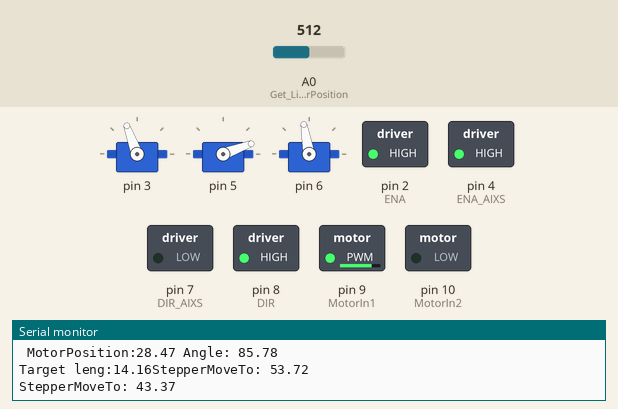
The sketch below on a simulated Arduino Uno, built with avr-gcc and run on an emulated ATmega328P. On the bench: 3 × servo, switched loads named in the sketch (green lamp = pin HIGH), the last lines printed to the serial monitor. Dashed ring = blinking. Inputs (shaded band) come from the test bench; at power-on: A0 (Get_LinearMotorPosition) = 512. Pins used as bus, display or sensor lines are not drawn.

Above: at 23.3 s.
23.4 s: A0 (Get_LinearMotorPosition) set to 716
At 26.2 s:
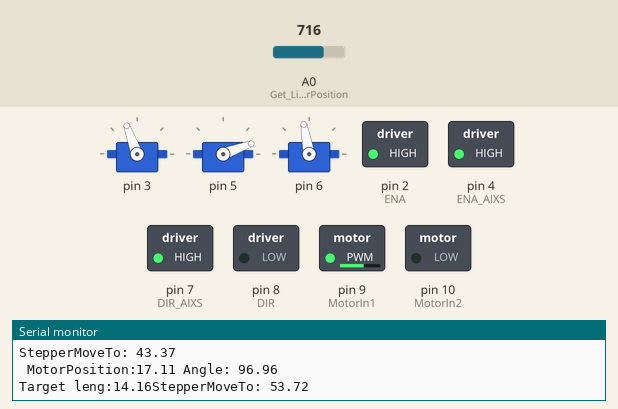
At 29.4 s:
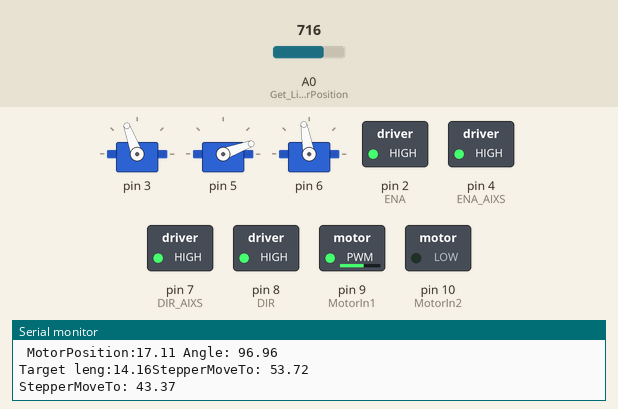
30.2 s: A0 (Get_LinearMotorPosition) set to 900
At 35.8 s:
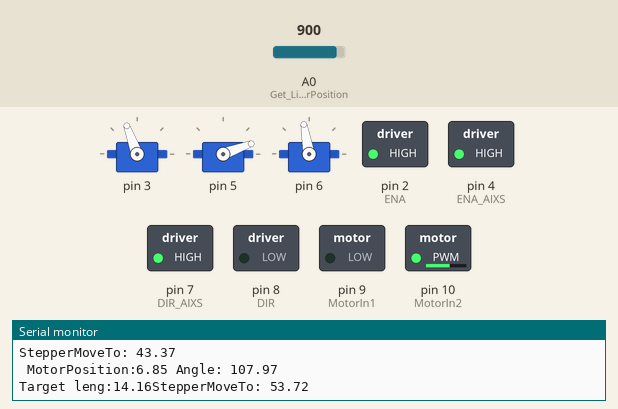
Timing chart, 0 to 45.9 s (numbered marks = the images above; inputs shaded):
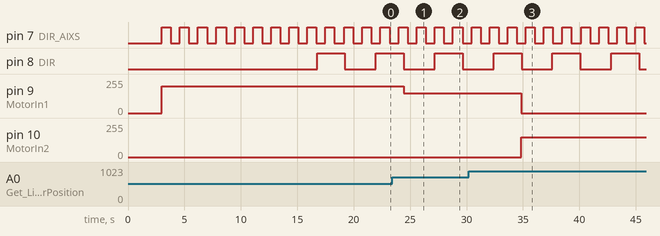

The sketch:

COMBINE_All.ino
```cpp
#include <math.h>
#include <Servo.h>
////////////////////////////////////TIMMER SETUP
#define STEP_LONGER 0
#define STEP_SHORTER 1
#define bbs(x)  (1<<x)
 // Microstep=16; 1.8deg per step, one revolution = 3200steps
  //one revolution = 8mm. 3200 steps=8mm.
  // one timer tick = 1/2 period => 800 ticks per mm
#define length_steps_parm 800

// Prescaler = 64
//16Mhz/64=0.25Mhz 1/0.25=4us 4*10=40us =>

const uint8_t myTOP = 39;

//40 us * 5 =200 us

volatile int StepperSpeed = 0;
volatile int Timer2_Clock_tick = 0;
// stepperSwitch=1: stepper will move
//              =0: stops
volatile boolean stepperSwitch=false;
//volatile RotateGivenSteps=-1;
volatile int StepCounter=0;
volatile bool DirectionFlag=-1;
volatile int Stepper_TargetSteps=0;

// Assume the shifter is in 0 mm
int stepperPosition=0;

/////////////////////////////////ROTATE STEPPER SETUP
// the setup function runs once when you press reset or power the board
const int CP_AIXS =  11;
const int DIR_AIXS =  7;
const int ENA_AIXS =  4;
volatile int StepCounter_AXIS=0;
volatile bool DirectionFlag_AXIS=0;


//////////////////////////////////LINEAR STEPPER SETUP
const int CP =  12;
const int DIR =  8;
const int ENA =  2;

///////////////////////////////////Linear motor setup
//SERVO LINEAR MOTOR
int MotorIn1 = 9;
int MotorIn2 = 10;
float MotorPosition=-1;
float CurrentAngle_deg=-1;

int PWM_Val_1 = 0;
int PWM_Val_2 = 0;

//****************************************************

/*****************************For controlling Servos*******************/

typedef struct {
#define NUM_SERVOS 3
  //For servos
  int numServos;
  int servoPins[NUM_SERVOS];
  int servoAngles[NUM_SERVOS];// Stands for servo a-d
  Servo myservo[NUM_SERVOS];
  int pos;
  int MaxChars;   // an int string contains up to 5 digits and is terminated
          //by a 0 to indicate end of string

  char strValue[NUM_SERVOS]; // must be big enough for digits and terminating null
  int index ; // the index into the array storing the received digits


}ServoGlobal;
ServoGlobal MyServoGlobal;

/**
 * Initialize Servos
 * */
void InitServos(){

  //Initialize the global variables

  MyServoGlobal.numServos=NUM_SERVOS;
  MyServoGlobal.servoPins[0] = 3;// servos on pins 8 through 11
  MyServoGlobal.servoPins[1] = 5;// servos on pins 8 through 11
  MyServoGlobal.servoPins[2] = 6;// servos on pins 8 through 11

  MyServoGlobal.myservo;
  MyServoGlobal.pos =0;
  MyServoGlobal.MaxChars = 2; // an int string contains up to 5
                //digits and is terminated by a 0 to
                // indicate end of string
  MyServoGlobal.strValue;   // must be big enough for digits and terminating null
  MyServoGlobal.index = 0; // the index into the array storing the received digits

  //Initialize the hardwares

  for(int i=0; i < MyServoGlobal.numServos; i++){
  MyServoGlobal.myservo[i].attach(MyServoGlobal.servoPins[i]);}

    //Initiate servos' positing

    MyServoGlobal.servoAngles['a' - 'a']=110;
    MyServoGlobal.servoAngles['b' - 'a']=20;
    MyServoGlobal.servoAngles['c' - 'a']=100;


    MyServoGlobal.myservo['a' - 'a'].write(MyServoGlobal.servoAngles['a' - 'a']);
    MyServoGlobal.myservo['b' - 'a'].write(MyServoGlobal.servoAngles['b' - 'a']);
    MyServoGlobal.myservo['c' - 'a'].write(MyServoGlobal.servoAngles['c' - 'a']);

}

/**
 * Controlling Servos using serial port
 * */

void SerialControllingServos(){
  if( Serial.available())
    {
      char ch = Serial.read();
      if(MyServoGlobal.index <=
          MyServoGlobal.MaxChars && ch >= '0' && ch <= '9'){

        // add the ASCII character to the string;
        MyServoGlobal.strValue[MyServoGlobal.index++] = ch;

      } // is 'a' letter for our servos?
      else if(ch >= 'a' && ch <= 'a'+ MyServoGlobal.numServos)
       {

         // Serial.println(MyServoGlobal.strValue);

          // use atoi to convert the string to an int
          MyServoGlobal.pos = atoi(MyServoGlobal.strValue);

          MyServoGlobal.myservo[ch - 'a'].write(MyServoGlobal.pos);
          MyServoGlobal.index=0;
         // Serial.print(MyServoGlobal.strValue);
         // Serial.println(ch);

      }
    }
}


/////////////////////////////////////////////////////////
////////////////////////rotate stepper routine
void setup_rotateStepper(){
  pinMode(ENA_AIXS, OUTPUT);
  pinMode(DIR_AIXS, OUTPUT);
  pinMode(CP_AIXS,OUTPUT);

}

///////////RotateDirection1
/*

void RotateDirection1(int numSteps)
{
    if(StepCounter_AXIS%5000==0){
       DirectionFlag_AXIS=!DirectionFlag_AXIS;
      digitalWrite(DIR_AIXS, DirectionFlag_AXIS);
    }
  StepCounter_AXIS++;


}
*/

////////////Rotate back and force
void RotateStepper_ControlFromISR(){
  static boolean output_AXIS=HIGH;
  //Direction
  if(StepCounter_AXIS%5000==0){
    DirectionFlag_AXIS=!DirectionFlag_AXIS;
    digitalWrite(DIR_AIXS, DirectionFlag_AXIS);
    }
  StepCounter_AXIS++;

  digitalWrite(CP_AIXS,output_AXIS);
  output_AXIS=!output_AXIS;
  }


//**************************************************
//**************************************************

///// Interrupt Service Routine for TIMER2
ISR(TIMER2_COMPA_vect)
{
  SerialControllingServos();
   //Calling stepper control program

  RotateStepper_ControlFromISR();

  ISR_RotateGivenSteps();


}
void setup( ) {
  delay  (3000);
  Serial.begin(9600);
  //INIT TIMER2
  setMyTimer2( );

  //INIT DRIVER WIRES
  setElbowStepper();
  digitalWrite(ENA, HIGH);

  //LINEAR MOTOR SERVO
  SETUP_LinearMotor();

  //|Init servos
  InitServos();

  //setup rotate stepper
  setup_rotateStepper();
  digitalWrite(ENA_AIXS, HIGH);

}

void loop() {

  //shoulder Linear motor
  Get_LinearMotorPosition();
  Get_MotorServo_Angle();
  Set_LinearMotor_Angle(100);


  //TESTING STEPPER
  GivenAngle_Stepper(80);
  while(stepperSwitch==true){
 //SerialControllingServos();
  } //wait untile finishe current task


 GivenAngle_Stepper(90);
 while(stepperSwitch==true){
 //SerialControllingServos();
 } //wait untile finishe current task


}

void GivenAngle_Stepper(float target_deg){

  float a_sqr_add_b_sqr=57335.876;
  float two_ab=27817.2;
  //*0.01745329 to convert to rad

  float theta_deg=180-target_deg-11.7;
  float c=sqrt( a_sqr_add_b_sqr-two_ab*cos(theta_deg*0.01745329));

  //Comput how much to move for stepper
  float stepper_MIN_leng=184;
  float StepperMoveTo=c-stepper_MIN_leng;


  Stepper_MoveTo(StepperMoveTo);
   Serial.print("StepperMoveTo: ");
  Serial.println(StepperMoveTo);
  }

void Stepper_MoveTo(float Moveto_mm){
  // only run it when stepper stops to move
  if((stepperPosition==Moveto_mm)|(stepperSwitch==true)){
    return;
    }
  else if(stepperPosition<Moveto_mm){
    // move longer
    Stepper_ShiftGivenLength(Moveto_mm-stepperPosition,STEP_LONGER);

    stepperPosition=stepperPosition+(Moveto_mm-stepperPosition);
    }
  else{
    //move shorter
    Stepper_ShiftGivenLength(stepperPosition-Moveto_mm,STEP_SHORTER);
    stepperPosition=stepperPosition-(stepperPosition-Moveto_mm);
    }


  }

void Stepper_ShiftGivenLength(float Shift_mm,boolean Direction){
  // Microstep=16; 1.8deg per step, one revolution = 3200steps
  //one revolution = 8mm. 3200 steps=8mm.
  // one timer tick = 1/2 period => 800 ticks per mm
  unsigned int TicksNeed=(unsigned int) (length_steps_parm*Shift_mm);
  RotateGivenSteps(TicksNeed,Direction,2); //3200=>one revolution

  }

void RotateGivenSteps(float TargetSteps,float Direction,int rotate_speed){
      Stepper_TargetSteps=TargetSteps;
      DirectionFlag=Direction;
      StepperSpeed=rotate_speed;
      stepperSwitch=true;

      }


void ISR_RotateGivenSteps(){
  //Parameter: float StepperSpeed
  //           boolean DirectionFlag
  //           boolean DoneOneRevolution

  //if switch is off, return
  if(stepperSwitch==false) return;


   ++Timer2_Clock_tick ;
   // Elbow stepper
   if((Timer2_Clock_tick>=StepperSpeed)){
      Timer2_Clock_tick=0;

      static boolean output=HIGH;
      if(StepCounter==Stepper_TargetSteps){
        // If reach the target, reset all
        StepCounter=0;
        Stepper_TargetSteps=0;
        Timer2_Clock_tick=0;
        stepperSwitch=false;
        }
      else{
        digitalWrite(DIR, DirectionFlag);
        StepCounter++;
        digitalWrite(CP,output);
        output=!output;
        }
      }
  }


// setting elbow stepper driver
void setElbowStepper(){
  pinMode(ENA, OUTPUT);
  pinMode(DIR, OUTPUT);
  pinMode(CP,OUTPUT);

  }


  ///////////////////////////////////////////////////////
//The control program for Steper1(linear steper)
void Timer2_Stepper1Control( ) {
   static boolean output=HIGH;
  //Reverse Direction every 500 steps
  if(StepCounter%10000==0){
    DirectionFlag=!DirectionFlag;
    digitalWrite(DIR, DirectionFlag);
    }
  StepCounter++;

  digitalWrite(CP,output);
  output=!output;
}

void Set_LinearMotor_Angle(float Given_deg){
  float deg_rad=(3.14159265/180);
  float Angle_Beta=9.09;
  float Angle_Lamda=18.83;

  float leng_a=253.21;
  float leng_b=60.688;
  float MotorMinLength=207;

  float theta=180-Given_deg-Angle_Beta-Angle_Lamda;

  float given_rad=theta*deg_rad;
  float convert_cos_ratio=cos(given_rad);
  float Shift_Len=sqrt(leng_a*leng_a+leng_b*leng_b-2*leng_a*leng_b*convert_cos_ratio)-MotorMinLength;

  MotorServo_Shifting(Shift_Len);

  Serial.print("Target leng:");
  Serial.print(Shift_Len);

  }

void Get_LinearMotorPosition(){

  //position
  float sensorValue = analogRead(A0);
  float voltage_mv = sensorValue * (5.0 / 1023.0)*1000;
  MotorPosition=57-(57.0/5000.0)*voltage_mv;

  Serial.print(" MotorPosition:");
  Serial.print(MotorPosition);
  }

void SETUP_LinearMotor(){
  pinMode(MotorIn1, OUTPUT);
  pinMode(MotorIn2,OUTPUT);

  }

void Get_MotorServo_Angle(){
  float rad_deg=(180/3.14159265);
  float Angle_Beta=9.09;
  float Angle_Lamda=18.83;

  float leng_a=253.21;
  float leng_b=60.688;
  float leng_c=207+MotorPosition;
  //cos(Theta)=(253^2-60^2-c^2)/(2*253*60)
  //=>cos(Theta)=21.969-c^2/30381
  //=>Theta=arccos(21.969-c^2/30381)

  float acos_radio=(leng_a*leng_a+leng_b*leng_b-leng_c*leng_c)/(2*leng_a*leng_b);
  float Theta_deg=acos(acos_radio)*rad_deg;
  CurrentAngle_deg=180-Angle_Beta-Angle_Lamda-Theta_deg;

  Serial.print(" Angle: ");
  Serial.println(CurrentAngle_deg);


  }

float MotorServo_Shifting(float Desired_position){
  //Return: Valtage in mV.
  // Parameter: Desired_position: where you want it be

  // Move to given position
  // potential meter range: 0-57mm
  // voltage range: 0-5000mV => 5000mV/57mm=87.7=88mV/mm
  // safe range: 2mm-57mm => 200mV-5000mV
  if(Desired_position<2) Desired_position=2.0;
  if(Desired_position>57) Desired_position=57.0;

  Desired_position=57-Desired_position;
  float accelerating_Target=0;
  //(5000mV/57mm)*targetPosition
  float target_mV=(5000.0/57.0)*Desired_position;
  float sensorValue = analogRead(A0);
  float voltage_mv = sensorValue * (5.0 / 1023.0)*1000;
  float error= target_mV-voltage_mv ;
  float abs_error=abs(error);

  if(abs_error<=4){
     ResetMotorPin();
    return voltage_mv ;
    }

  // if error less than 44mV( 0.5mm), done
  else{

      if(error>0){

        //if(Timer2_Clock_tick%10000)

        if(abs_error<=10){
          MovingShorter(115);
          }
        else if (abs_error<=100){
        MovingShorter(120);  }

        else if(abs_error<=200){
          MovingShorter(130);
          }
        else if(abs_error<=300){
          MovingShorter(150);
          }
        else if(abs_error<=400){
          MovingShorter(170);
          }

        else {
          MovingShorter(200);
          }


        }
      else{
        // Optimal speed

        if(abs_error<=10){
           MovingLonger(45);
           }
        else if(abs_error<=100){
          MovingLonger(50);
          }

        else if(abs_error<=200){
          MovingLonger(55);
          }
         else if(abs_error<=300){
          MovingLonger(60);
          }

         else if(abs_error<=400){
          MovingLonger(65);
          }
         else if(abs_error<=500){
          MovingLonger(70);
          }
        else{
          MovingLonger(150);
          }

        }
    }

  return voltage_mv;

  }

void MovingShorter(float PWM_speed){
  //SHORTER
  digitalWrite(MotorIn2, LOW);
  //digitalWrite(MotorIn1, HIGH);
  analogWrite(MotorIn1, PWM_speed);
  }

void MovingLonger(float PWM_speed){
  //LONGER
 //digitalWrite(MotorIn2, HIGH);
 digitalWrite(MotorIn1,LOW );
 analogWrite(MotorIn2, PWM_speed);
  }

void ResetMotorPin(){
  pinMode(MotorIn1, INPUT);
  pinMode(MotorIn2,INPUT);
  pinMode(MotorIn1, OUTPUT);
  pinMode(MotorIn2,OUTPUT);
  pinMode(MotorIn1, LOW);
  pinMode(MotorIn2,LOW);
  }


void setMyTimer2( ){
  cli();  // 禁止中斷
  TCCR2A = bbs(WGM21);  // CTC mode 2; Clear Timer on Compare, see p.158-162
  TCCR2B = bbs(CS22);  // Prescaler == 64; see p.162 in datasheet
  ///// 注意 WGM22 在 TCCR2B, 但 WGM21 與 WGM20 在 TCCR2A;
  ///// mode 由 WGM22, WGM21, WGM20 決定 (see datasheet p.158-162)
  OCR2A = myTOP;  // TOP count for CTC, 與 prescaler 有關
  TCNT2=0;  // counter 歸零
  TIMSK2 |= bbs(OCIE2A);  // enable CTC for TIMER2_COMPA_vect
  sei();  // 允許中斷
}
```

Measured:
- after the input at 23.4 s, pin 9 (MotorIn1): 200/255 → 150/255 after 1.0 s
- after the input at 30.2 s, pin 9 (MotorIn1): 150/255 → 0/255 after 4.7 s; pin 10 (MotorIn2): 0/255 → 150/255 after 4.7 s
- by itself, pin 7 (DIR_AIXS): alternates HIGH for 0.80 s and LOW for 0.80 s
